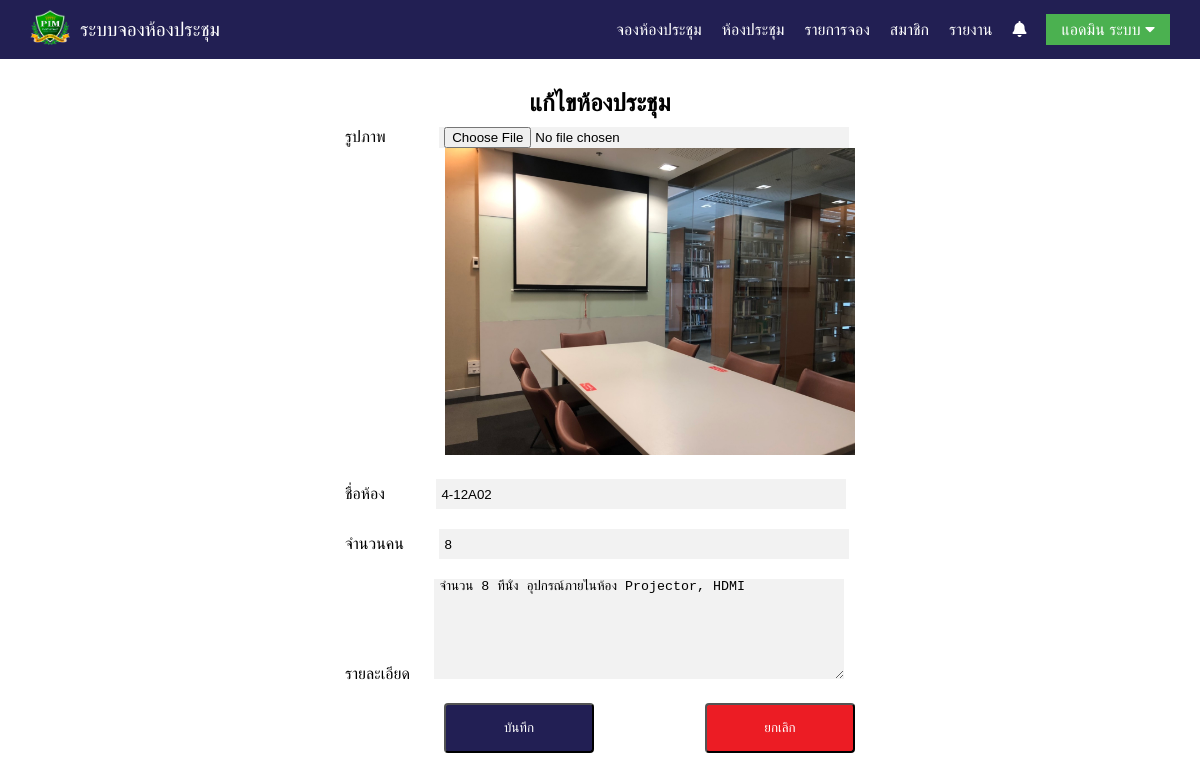
The app's page /rooms/index.php?page=setrooms&action=edit&id=1 (signed in) with its own data.
### tables this page shows
CREATE TABLE `tb_member` (
  `id_member` int(10) NOT NULL,
  `username` varchar(20) NOT NULL,
  `password` varchar(20) NOT NULL,
  `ntitle` varchar(10) NOT NULL,
  `firstname` varchar(50) NOT NULL,
  `surname` varchar(50) NOT NULL,
  `email` varchar(50) NOT NULL,
  `status` varchar(5) NOT NULL,
  `position` varchar(200) NOT NULL,
  `phone` varchar(10) NOT NULL,
  `active` int(1) NOT NULL,
  `login_date` datetime NOT NULL,
  `login_times` int(6) NOT NULL,
  `create_date` datetime NOT NULL
);

CREATE TABLE `tb_rooms` (
  `id_rooms` int(3) NOT NULL,
  `name_rooms` varchar(200) NOT NULL,
  `people_rooms` int(4) NOT NULL,
  `image_rooms` varchar(250) NOT NULL,
  `detail_rooms` text NOT NULL
);

### rooms/index.php (the view, shortened to what this page needs)
<?php
if ($_SESSION['id'] != '') {
    include 'connect.php';
    $sql = "SELECT * FROM tb_member WHERE id_member = '{$_SESSION['id']}' ";
    $rs = $conn->query( $sql )->fetch_assoc() ;
  }
include 'connect.php';
?>
<!DOCTYPE html>
<html lang="en">
<head>
    <link rel="stylesheet" href="css/nav.css">
    <link rel="stylesheet" href="css/footer.css">
    <link rel="stylesheet" href="css/room.css">
    <link rel="stylesheet" href="https://cdnjs.cloudflare.com/ajax/libs/font-awesome/5.15.2/css/all.min.css">
      <link rel="stylesheet" type="text/css" href="https://cdn.datatables.net/v/bs4/dt-1.10.20/datatables.min.css"/>
<link rel="stylesheet" type="text/css" href="https://cdn.datatables.net/responsive/2.2.3/css/responsive.dataTables.min.css">
</head>
<body>
    <nav>
      <ul class="menu">
          <li class="logo"><a class="list" href="index.php?page=home"><img src="images/Logo_PIM.png" alt="PIM Logo"></a></li>
          <li class="brand"><a class="list" href="index.php?page=home">ระบบจองห้องประชุม</a></li>
          <li class="item"><a class="list" href="index.php?page=booking">จองห้องประชุม</a></li>
          <li class="item"><a class="list" href="index.php?page=rooms">ห้องประชุม</a></li>
<?php if ($_SESSION['status'] == 'admin' || $_SESSION['status'] == 'user' || $_SESSION['type'] == 'STUDENT' || $_SESSION['type'] == 'STAFF') {?>
          <li class="item">
            <a class="list" href="index.php?page=mybooking">รายการจอง</a>
          </li>
<?php } ?>
<?php   if ($_SESSION['status'] =='admin')  { ?>
          <li class="item"><a class="list" href="index.php?page=member">สมาชิก</a></li>
          <li class="item"><a class="list" href="index.php?page=report">รายงาน</a></li>
<?php } ?>
<?php if ($_SESSION['id'] != '' || $_SESSION['status'] != '') {?>
	<?php 	if ($_SESSION['status'] == 'admin') {
	$rs2 = $conn->query($sql2)->fetch_assoc();?>
		      <li class="item">
                <a class="list" href="index.php?page=report&report=0"><i class="fas fa-bell"></i></a>
              </li>
	<?php } ?>
      <li class="item out">
        <a class="logout" href="#">
          <span class="user-info">
<?php
echo $rs['title'].$rs['firstname'].'  '.$rs['surname'];
?>
				  </span>
          <i class="ace-icon fa fa-caret-down"></i>
        </a>
      </li>
<?php } else {?>
		      <li class="item-button"><a class="list" href="index.php?page=login">เข้าสู่ระบบ</a></li>
<?php } ?>
      </ul>
  </nav>
<?php if ($_GET['action']=='edit') {
		$meSQL = "SELECT * FROM tb_rooms WHERE id_rooms ='{$_GET['id']}' ";
		$meQuery = $conn->query($meSQL);
    if ($meQuery == TRUE) {
        $meResult = $meQuery->fetch_assoc();
    } else {
        echo $conn->error;
    }
?>
<div class="container">
    <div class="wrap-container">
        <form class="form-horizontal" role="form" name="formregister" method="post" action="rooms\action.php?action=edit" enctype="multipart/form-data">
                <h2 class="editroom">แก้ไขห้องประชุม</h2>
            <div class="container-1-box">
                <label class="Upload" for="Upload">รูปภาพ</label>
                <input class="Upload" type="file" name="Upload" id="Upload" OnChange="showPreview(this)" accept="image/*" value="<?php echo $meResult['image_rooms'];?>">
                <img class="Upload" id="imgAvatar" src="images/<?php echo $meResult['image_rooms'];?>"><p></p>
            </div>
            <div class="container-1-box">
                <label class="Room Name" for="Name">ชื่อห้อง</label>
                <input type="text" name="Name" id="Name" placeholder="" class="long" value="<?php echo $meResult['name_rooms'];?>" required />
            </div>
            <div class="container-1-box">
                <label class="People" for="People">จำนวนคน</label>
                <input type="number" name="People" id="People" placeholder="" class="long" value="<?php echo $meResult['people_rooms'];?>" required />
            </div>
            <div class="container-1-box">
                <label class="Detail">รายละเอียด</label>
                <textarea id="Detail" name="Detail" required><?php echo $meResult['detail_rooms'];?></textarea>
            </div>
            <div class="container-2-box">
                <button class="btn-save" type="submit">บันทึก</button>
                <button class="btn-cancel" type="button" onClick="javascript: window.history.back();">ยกเลิก</button>
            </div>
        </form>
    </div>
</div>
<?php }?>
</body>
</html>

### css/nav.css (style rules this page uses)
* { margin: 0; padding: 0; box-sizing: border-box; width: auto; }
body { font-family: Arial, Helvetica, sans-serif; background: white; width: 100%; }
nav { background: #221f53; padding: 5px 20px; width: 100%; flex-wrap: nowrap; }
.fas.fa-bell { -webkit-animation: ring 4s .7s ease-in-out infinite; -webkit-transform-origin: 50% 4px; -moz-animation: ring 4s .7s ease-in-out infinite; -moz-transform-origin: 50% 4px; animation: ring 4s .7s ease-in-out infinite; transform-origin: 50% 4px; }
ul { list-style-type: none; }
a.list { color: white; text-decoration: none; }
.item a.list { border-bottom: 2px solid transparent; padding-bottom: 8px; transition: all 0.4s ease; }
.menu li { font-size: 16px; padding: 15px 5px; white-space: nowrap; }
li img { padding: 0; width: 40px; height: 35px; }
.menu { display: flex; flex-wrap: wrap; justify-content: space-between; align-items: center; }
.item { width: 100%; order: 2; display: none; }
.menu li { padding: 5px 10px; }
.brand { order: 0; flex: 1; }
li.brand { padding: 0; font-size: larger; }
.item.out a.logout { color: white; text-decoration: none; padding: 7px 15px; background-color: #4BB150; }
@media all and (min-width: 890px) { .menu { justify-content: center; } }
@media all and (min-width: 890px) { .item { display: block; width: auto; } }
@media all and (min-width: 890px) { .logo { order: 0; } }
@media all and (min-width: 890px) { .brand { order: 0; flex: 1; } }
@media all and (min-width: 890px) { .item { order: 1; } }
@media all and (min-width: 890px) { .menu li.item { padding: 0px 10px; } }

### records on screen
tb_member: firstname "แอดมิน", surname "ระบบ"
tb_rooms: image_rooms (picture), Name "4-12A02", People "8", Detail "จำนวน 8 ที่นั่ง อุปกรณ์ภายในห้อง Projector, HDMI"
